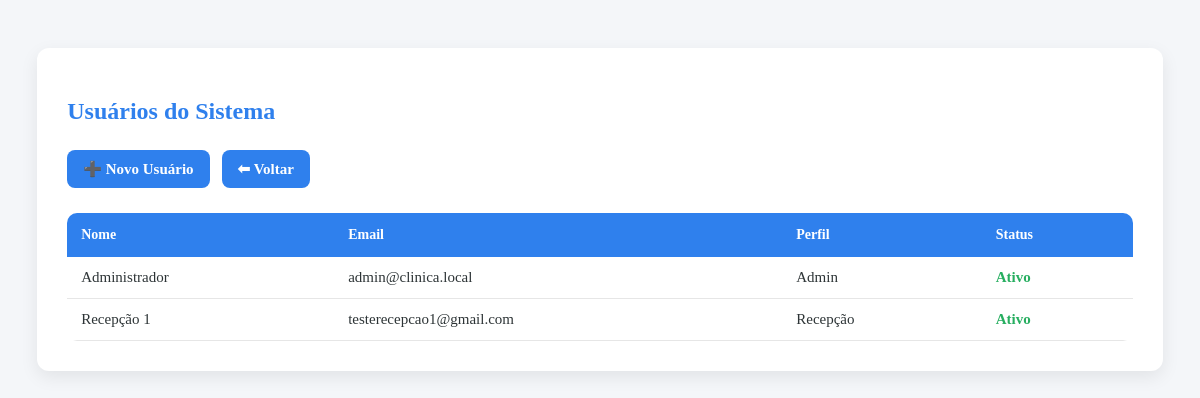
The page /users/listar.php (signed in) on the database its author committed.
### tables this page shows
CREATE TABLE users (
    id INTEGER PRIMARY KEY AUTOINCREMENT,
    nome TEXT NOT NULL,
    email TEXT NOT NULL UNIQUE,
    senha TEXT NOT NULL,
    perfil_id INTEGER NOT NULL,
    ativo INTEGER DEFAULT 1,
    created_at DATETIME DEFAULT CURRENT_TIMESTAMP,

    FOREIGN KEY (perfil_id) REFERENCES perfis(id)
);

CREATE TABLE perfis (
    id INTEGER PRIMARY KEY AUTOINCREMENT,
    perfil TEXT NOT NULL UNIQUE
);

### users/listar.php (the view, shortened to what this page needs)
<?php
require_once '../config/conexao.php';
$sql = "
SELECT u.id, u.nome, u.email, u.ativo, p.perfil
FROM users u
JOIN perfis p ON p.id = u.perfil_id
ORDER BY u.nome
";
$usuarios = $db->query($sql)->fetchAll(PDO::FETCH_ASSOC);
?>
<!DOCTYPE html>
<html lang="pt-br">
<head>
    <link rel="stylesheet" href="../assets/css/style-listar-usuarios.css">
</head>
<body id="usuarios-page">
<div class="usuarios-container">
    <h2 class="usuarios-title">Usuários do Sistema</h2>
    <div class="usuarios-menu">
        <a href="novo.php" class="btn usuarios-btn">➕ Novo Usuário</a>
        <a href="../index.php" class="btn usuarios-btn-sec">⬅ Voltar</a>
    </div>
    <div class="usuarios-table-wrapper">
        <table class="usuarios-table">
            <thead>
                <tr>
                    <th>Nome</th>
                    <th>Email</th>
                    <th>Perfil</th>
                    <th>Status</th>
                </tr>
            </thead>
            <tbody>
            <?php foreach ($usuarios as $u): ?>
                <tr>
                    <td><?= htmlspecialchars($u['nome']) ?></td>
                    <td><?= htmlspecialchars($u['email']) ?></td>
                    <td><?= htmlspecialchars($u['perfil']) ?></td>
                    <td class="<?= $u['ativo'] ? 'usuarios-status-ativo' : 'usuarios-status-inativo' ?>">
                        <?= $u['ativo'] ? 'Ativo' : 'Inativo' ?>
                    </td>
                </tr>
            <?php endforeach; ?>
            </tbody>
        </table>
    </div>
</div>
</body>
</html>

### assets/css/style-listar-usuarios.css (style rules this page uses)
#usuarios-page { background-color: #f4f6f9; color: #2d3436; font-size: 15px; display: flex; justify-content: center; align-items: center; }
#usuarios-page .usuarios-container { width: 90%; max-width: 1100px; margin: 40px auto; background: #ffffff; padding: 30px; border-radius: 12px; box-shadow: 0 6px 18px rgba(0,0,0,0.08); }
#usuarios-page .usuarios-title { font-size: 24px; margin-bottom: 25px; color: #2f80ed; }
#usuarios-page .usuarios-menu { display: flex; gap: 12px; margin-bottom: 25px; }
#usuarios-page .usuarios-btn, #usuarios-page .usuarios-btn-sec { background: #2f80ed; text-decoration: none; color: #fff; padding: 10px 16px; border-radius: 8px; font-weight: bold; transition: 0.3s; }
#usuarios-page .usuarios-table-wrapper { overflow-x: auto; }
#usuarios-page .usuarios-table { width: 100%; border-collapse: collapse; border-radius: 10px; overflow: hidden; }
#usuarios-page .usuarios-table thead { background: #2f80ed; }
#usuarios-page .usuarios-table th { padding: 14px; text-align: left; color: #ffffff; font-weight: bold; font-size: 14px; }
#usuarios-page .usuarios-table td { padding: 12px 14px; border-bottom: 1px solid #e6e6e6; }
#usuarios-page .usuarios-status-ativo { color: #27ae60; font-weight: bold; }

### rows shown on the page
users: nome "Administrador", email "admin@clinica.local", perfil.perfil "Admin", ativo "Ativo"
users: nome "Recepção 1", email "testerecepcao1@gmail.com", perfil.perfil "Recepção", ativo "Ativo"
